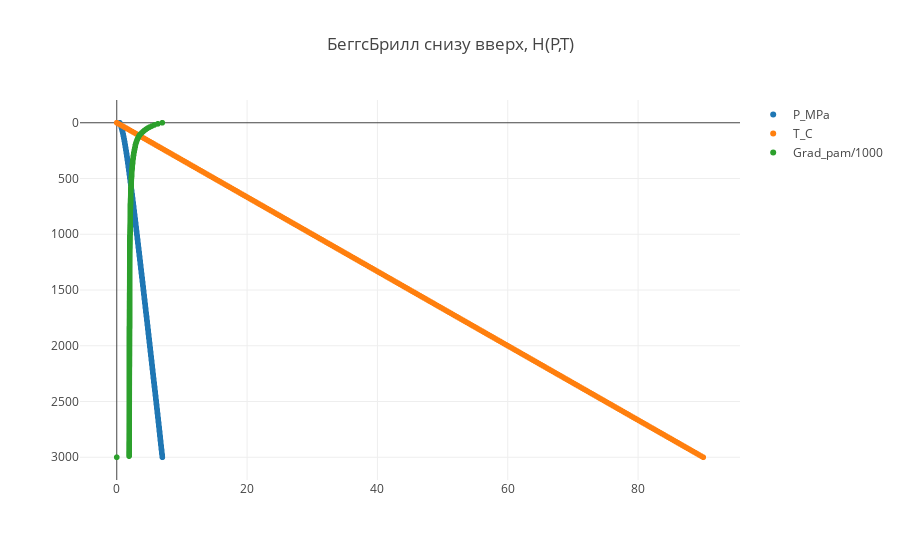

Notebook source saved alongside this figure:
### Code cell
tracep = go.Scattergl(
    x = p_list,
    y = h_list,
    name = 'P_MPa',
    mode = 'markers'
)

tracet = go.Scattergl(
    x = t_list,
    y = h_list,
    name = 'T_C',
    mode = 'markers'
)

tracegrad = go.Scattergl(
    x = grad_list,
    y = h_list,
    name = 'Grad_pam/1000',
    mode = 'markers'
)


data = [tracep, tracet, tracegrad]

layout = dict(title = 'БеггсБрилл снизу вверх, H(P,T)',  yaxis=dict(autorange='reversed'))

fig = dict(data=data, layout=layout)

iplot(fig, filename='basic-scatter')

### Figure 1 — Plotly figure (JSON) as saved in the notebook; plotly's stock layout.template omitted (floating-point values rounded to 4 significant figures; data arrays with more than 128 entries replaced by an {"elided": "..."} marker saying what was removed)
{"data": [{"mode": "markers", "name": "P_MPa", "type": "scattergl", "uid": "2d61e422-b3db-45ef-9bca-f2c8678fd4c0", "x": {"elided": "301 float values"}, "y": {"elided": "301 int values"}}, {"mode": "markers", "name": "T_C", "type": "scattergl", "uid": "e93c42c7-53a5-4bbb-ab47-4619dc1c3345", "x": {"elided": "301 float values"}, "y": {"elided": "301 int values"}}, {"mode": "markers", "name": "Grad_pam/1000", "type": "scattergl", "uid": "224e9039-5e84-4057-aaec-6ceca3d8735a", "x": {"elided": "301 float values"}, "y": {"elided": "301 int values"}}], "layout": {"title": {"text": "БеггсБрилл снизу вверх, H(P,T)"}, "yaxis": {"autorange": "reversed"}}}
